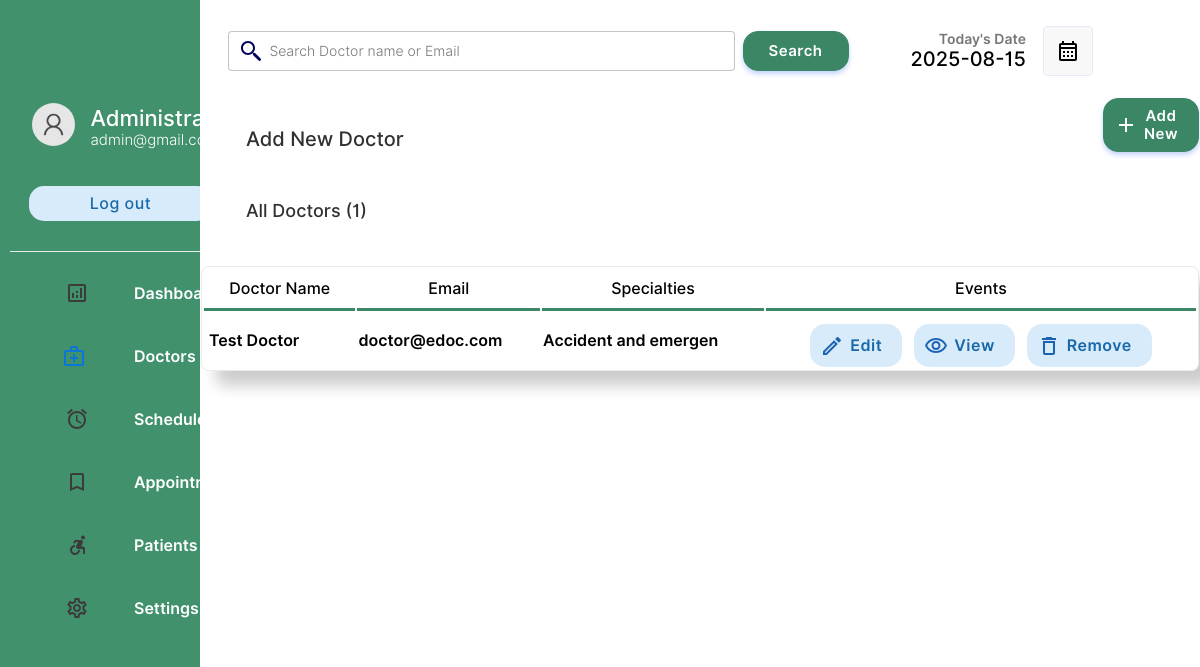
The app's page /doctor/doctors.php (signed in), older data.
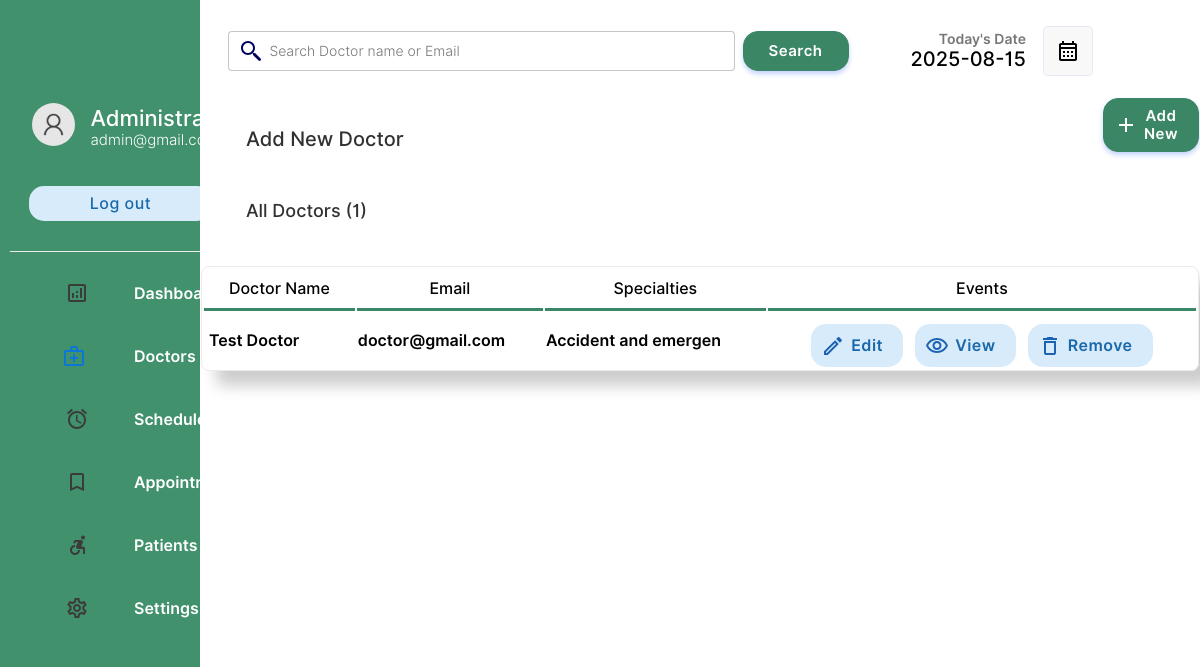
The same page, newer data.
### tables this page shows
CREATE TABLE `doctor` (
  `docid` int(11) NOT NULL,
  `docemail` varchar(255) DEFAULT NULL,
  `docname` varchar(255) DEFAULT NULL,
  `docpassword` varchar(255) DEFAULT NULL,
  `docnic` varchar(15) DEFAULT NULL,
  `doctel` varchar(15) DEFAULT NULL,
  `specialties` int(2) DEFAULT NULL,
  PRIMARY KEY (`docid`)
);

CREATE TABLE `specialties` (
  `id` int(2) NOT NULL AUTO_INCREMENT,
  `sname` varchar(50) DEFAULT NULL,
  PRIMARY KEY (`id`)
);

### doctor/doctors.php (the view, shortened to what the changed rows need)
<!DOCTYPE html>
<html lang="en">
<head>
    <link rel="stylesheet" href="../css/animations.css">
    <link rel="stylesheet" href="../css/main.css">
    <link rel="stylesheet" href="../css/admin.css">
</head>
<body>
    <?php
    include("../connection.php");
    ?>
        <div class="dash-body">
            <table border="0" width="100%" style=" border-spacing: 0;margin:0;padding:0;margin-top:25px; ">
                <?php
                    if($_POST){
                        $keyword=$_POST["search"];
                        $sqlmain= "select * from doctor where docemail='$keyword' or docname='$keyword' or docname like '$keyword%' or docname like '%$keyword' or docname like '%$keyword%'";
                    }else{
                        $sqlmain= "select * from doctor order by docid desc";
                    }
                ?>
                <tr>
                   <td colspan="4">
                       <center>
                        <div class="abc scroll">
                        <table width="93%" class="sub-table scrolldown" border="0">
                        <thead>
                        <tr>
                                <th class="table-headin">
                                Doctor Name
                                </th>
                                <th class="table-headin">
                                    Email
                                </th>
                                <th class="table-headin">
                                    Specialties
                                </th>
                                <th class="table-headin">
                                    Events
                                </tr>
                        </thead>
                        <tbody>
                            <?php
                                $result= $database->query($sqlmain);
                                if($result->num_rows==0){
                                    echo '<tr>
                                    <td colspan="4">
                                    <br><br><br><br>
                                    <center>
                                    <img src="../img/notfound.svg" width="25%">
                                    <br>
                                    <p class="heading-main12" style="margin-left: 45px;font-size:20px;color:rgb(49, 49, 49)">We cannot find anything related to your keywords !</p>
                                    <a class="non-style-link" href="doctors.php"><button  class="login-btn btn-primary-soft btn"  style="display: flex;justify-content: center;align-items: center;margin-left:20px;">&nbsp; Show all Doctors &nbsp;</font></button>
                                    </a>
                                    </center>
                                    <br><br><br><br>
                                    </td>
                                    </tr>';
                                }
                                else{
                                for ( $x=0; $x<$result->num_rows;$x++){
                                    $row=$result->fetch_assoc();
                                    $docid=$row["docid"];
                                    $name=$row["docname"];
                                    $email=$row["docemail"];
                                    $spe=$row["specialties"];
                                    $spcil_res= $database->query("select sname from specialties where id='$spe'");
                                    $spcil_array= $spcil_res->fetch_assoc();
                                    $spcil_name=$spcil_array["sname"];
                                    echo '<tr>
                                        <td> &nbsp;'.
                                        substr($name,0,30)
                                        .'</td>
                                        <td>
                                        '.substr($email,0,20).'
                                        </td>
                                        <td>
                                            '.substr($spcil_name,0,20).'
                                        </td>
                                        <td>
                                        <div style="display:flex;justify-content: center;">
                                        <a href="?action=edit&id='.$docid.'&error=0" class="non-style-link"><button  class="btn-primary-soft btn button-icon btn-edit"  style="padding-left: 40px;padding-top: 12px;padding-bottom: 12px;margin-top: 10px;"><font class="tn-in-text">Edit</font></button></a>
                                        &nbsp;&nbsp;&nbsp;
                                        <a href="?action=view&id='.$docid.'" class="non-style-link"><button  class="btn-primary-soft btn button-icon btn-view"  style="padding-left: 40px;padding-top: 12px;padding-bottom: 12px;margin-top: 10px;"><font class="tn-in-text">View</font></button></a>
                                       &nbsp;&nbsp;&nbsp;
                                       <a href="?action=drop&id='.$docid.'&name='.$name.'" class="non-style-link"><button  class="btn-primary-soft btn button-icon btn-delete"  style="padding-left: 40px;padding-top: 12px;padding-bottom: 12px;margin-top: 10px;"><font class="tn-in-text">Remove</font></button></a>
                                        </div>
                                        </td>
                                    </tr>';
                                }
                            }
                            ?>
                            </tbody>
                        </table>
                        </div>
                        </center>
                   </td>
                </tr>
            </table>
        </div>
</body>
</html>

Row changes from the older to the newer data that the page shows:
changed doctor "Test Doctor": docemail "doctor@edoc.com" → "doctor@gmail.com"
